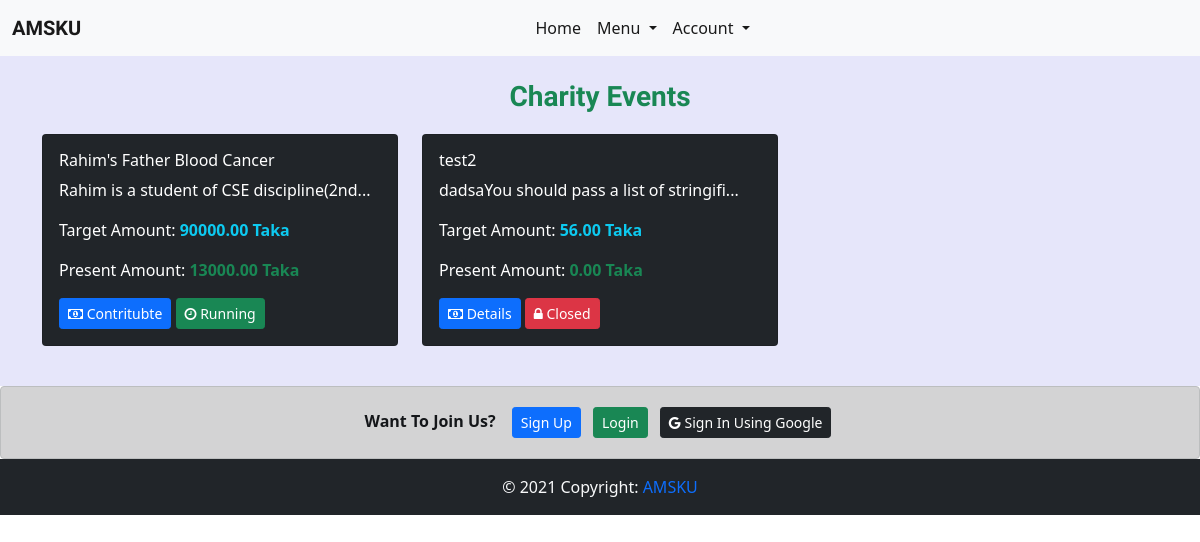
/charity-events/, run on an earlier commit of the app's database.
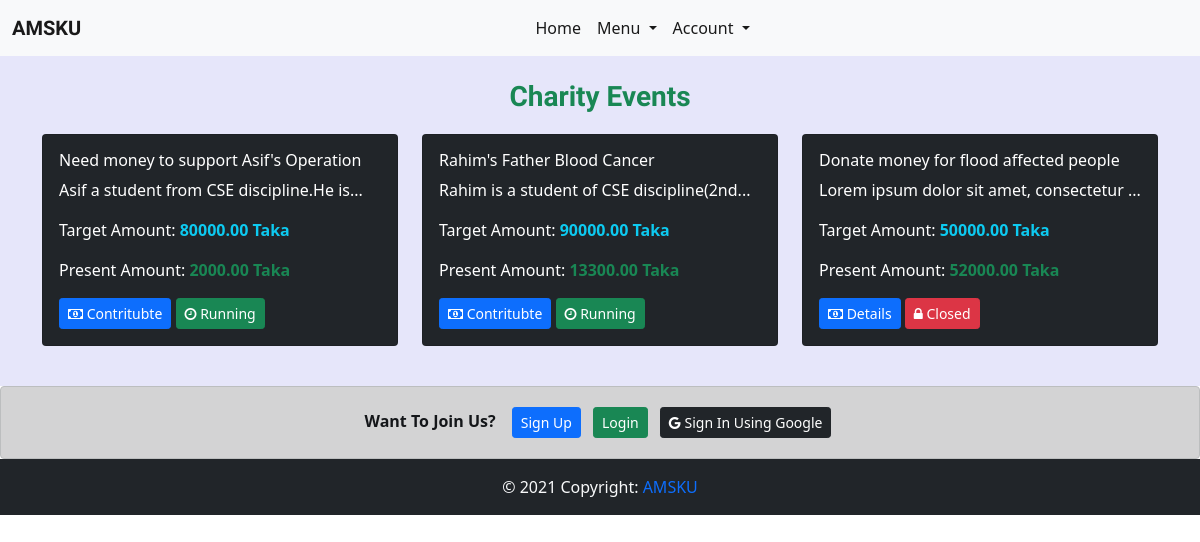
And on a later commit of the database.
### charity_events/models.py (models this page shows, shortened)
class Event(models.Model):
    discipline_list = ['Architecture','CSE','ECE','Math','URP','Physics','Chemistry','Stat','Pharmacy','BGE','FWT','FMRT','Agrotechnology','ES','SWE','BAD','HRM','DP','PM','DS','History','English','Bangla','IER','Sculpture','Econ','Sociology','MCJ','Law']
    Discipline_Choices = []
    for x in discipline_list:
        Discipline_Choices.append((x,x))
    headline = models.CharField(max_length=200)
    description = models.TextField()
    created_on = models.DateTimeField(default=datetime.now)
    discipline = models.CharField(max_length=255,choices=Discipline_Choices,blank=True)
    target_amount = models.DecimalField(max_digits=15, decimal_places=2)
    present_amount = models.DecimalField(max_digits=15, decimal_places=2,default=0)
    running = models.BooleanField(default=True)

### charity_events/views.py (the view)
# urls.py: path('',IndexView.as_view(),name='index_view'),
class IndexView(ListView):
    model = Event
    queryset = Event.objects.order_by('-running','-created_on')
    template_name = 'charity_events/index.html'

### home/context_processors.py (called while the page is built)
def add_variable_to_context(request):
    current_news_letter = News_Letter.objects.all().order_by('-start_date').first()
    return {
        'current_newsletter':current_news_letter,
    }

### templates/charity_events/index.html
{% extends 'base.html' %}
{% block content %}
<h3 class='header text-success'>Charity Events</h3>
<div class="row">
    {% for event in event_list %}
        <div class="col-sm-4 mb-3">
            <div class="card bg-dark text-white">
                <div class="card-body">
                    <h6>{{event.headline}}</h6>
                    <p>{{event.description| slice:40}}...</p>
                    <p>Target Amount: <span class="text-info fw-bold">{{event.target_amount}} Taka</span> </p>
                    <p>Present Amount: <span class="text-success fw-bold">{{event.present_amount}} Taka</span></p>
                    {% if event.running %}
                    <a href={% url 'charity_events:detail_view' event.id %}><button class='btn btn-primary btn-sm'><i class='fa fa-money'></i> Contritubte</button></a>
                    <button class='btn btn-success btn-sm'><i class='fa fa-clock-o'></i> Running</button>
                    {% else %}
                    <a href={% url 'charity_events:detail_view' event.id %}><button class='btn btn-primary btn-sm'><i class='fa fa-money'></i> Details</button></a>
                    <button class='btn btn-danger btn-sm'><i class='fa fa-lock'></i> Closed</button>
                    {% endif %}
                </div>
            </div>
        </div>
        {% endfor %}
    </div>
{% endblock content %}

What changed in the data, as far as the page shows it:
removed Event: headline "test2", description "dadsaYou should pass a list of stringifi", target_amount "56.00", present_amount "0.00", running False (drawn)
added Event: headline "Need money to support Asif's Operation", description "Asif a student from CSE discipline.He is", target_amount "80000.00", present_amount "2000.00", running True (drawn)
changed Event "Rahim's Father Blood Cancer": present_amount "13000.00" → "13300.00"
added Event: headline "Donate money for flood affected people", description "Lorem ipsum dolor sit amet, consectetur", target_amount "50000.00", present_amount "52000.00", running False (drawn)
